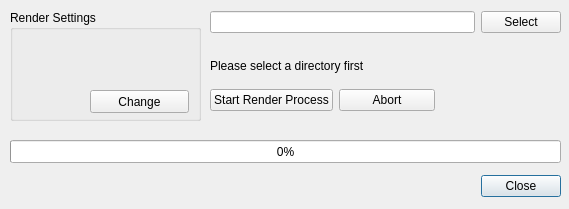
<?xml version="1.0" encoding="UTF-8"?>
<ui version="4.0">
 <class>RenderProgressDialog</class>
 <widget class="QDialog" name="RenderProgressDialog">
  <property name="geometry">
   <rect>
    <x>0</x>
    <y>0</y>
    <width>569</width>
    <height>209</height>
   </rect>
  </property>
  <property name="windowTitle">
   <string>Render</string>
  </property>
  <widget class="QDialogButtonBox" name="buttonBox">
   <property name="geometry">
    <rect>
     <x>450</x>
     <y>170</y>
     <width>111</width>
     <height>32</height>
    </rect>
   </property>
   <property name="orientation">
    <enum>Qt::Horizontal</enum>
   </property>
   <property name="standardButtons">
    <set>QDialogButtonBox::Close</set>
   </property>
  </widget>
  <widget class="QProgressBar" name="progressBar">
   <property name="geometry">
    <rect>
     <x>10</x>
     <y>140</y>
     <width>551</width>
     <height>23</height>
    </rect>
   </property>
   <property name="value">
    <number>0</number>
   </property>
  </widget>
  <widget class="QGroupBox" name="groupBox">
   <property name="geometry">
    <rect>
     <x>10</x>
     <y>10</y>
     <width>191</width>
     <height>111</height>
    </rect>
   </property>
   <property name="title">
    <string>Render Settings</string>
   </property>
   <widget class="QLabel" name="currentSettingsValues">
    <property name="geometry">
     <rect>
      <x>10</x>
      <y>30</y>
      <width>171</width>
      <height>41</height>
     </rect>
    </property>
    <property name="text">
     <string/>
    </property>
   </widget>
   <widget class="QPushButton" name="changeSettingsButton">
    <property name="geometry">
     <rect>
      <x>80</x>
      <y>80</y>
      <width>99</width>
      <height>23</height>
     </rect>
    </property>
    <property name="text">
     <string>Change</string>
    </property>
   </widget>
  </widget>
  <widget class="QLabel" name="notificationLabel">
   <property name="geometry">
    <rect>
     <x>210</x>
     <y>55</y>
     <width>351</width>
     <height>21</height>
    </rect>
   </property>
   <property name="text">
    <string>Please select a directory first</string>
   </property>
  </widget>
  <widget class="QWidget" name="layoutWidget">
   <property name="geometry">
    <rect>
     <x>210</x>
     <y>10</y>
     <width>351</width>
     <height>25</height>
    </rect>
   </property>
   <layout class="QHBoxLayout" name="horizontalLayout">
    <item>
     <widget class="QLineEdit" name="pathLine"/>
    </item>
    <item>
     <widget class="QPushButton" name="selectPathButton">
      <property name="text">
       <string>Select</string>
      </property>
     </widget>
    </item>
   </layout>
  </widget>
  <widget class="QWidget" name="horizontalLayoutWidget">
   <property name="geometry">
    <rect>
     <x>210</x>
     <y>80</y>
     <width>225</width>
     <height>41</height>
    </rect>
   </property>
   <layout class="QHBoxLayout" name="horizontalLayout_2">
    <item>
     <widget class="QPushButton" name="renderProcessButton">
      <property name="text">
       <string>Start Render Process</string>
      </property>
     </widget>
    </item>
    <item>
     <widget class="QPushButton" name="abortRenderButton">
      <property name="text">
       <string>Abort</string>
      </property>
     </widget>
    </item>
   </layout>
  </widget>
 </widget>
 <resources/>
 <connections>
  <connection>
   <sender>buttonBox</sender>
   <signal>accepted()</signal>
   <receiver>RenderProgressDialog</receiver>
   <slot>accept()</slot>
   <hints>
    <hint type="sourcelabel">
     <x>248</x>
     <y>254</y>
    </hint>
    <hint type="destinationlabel">
     <x>157</x>
     <y>274</y>
    </hint>
   </hints>
  </connection>
  <connection>
   <sender>buttonBox</sender>
   <signal>rejected()</signal>
   <receiver>RenderProgressDialog</receiver>
   <slot>reject()</slot>
   <hints>
    <hint type="sourcelabel">
     <x>316</x>
     <y>260</y>
    </hint>
    <hint type="destinationlabel">
     <x>286</x>
     <y>274</y>
    </hint>
   </hints>
  </connection>
 </connections>
</ui>
